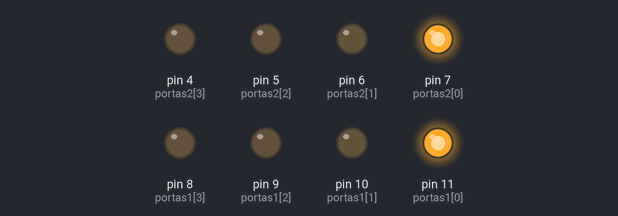
This sketch was run on a simulated Arduino Uno, built with avr-gcc and run on an emulated ATmega328P. Shown: output pins drawn as LEDs (lit = HIGH). What the sketch prints to the serial monitor is not drawn.

Above: at 0.1 s.
At 1.1 s:
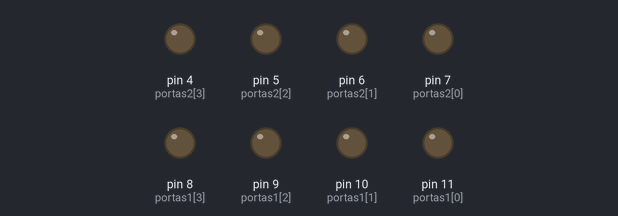
Timing chart, 0 to 2.6 s (numbered marks = the images above):
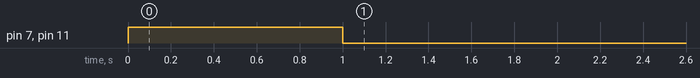

The sketch:

teste_radar_4.ino
```cpp
#include <SoftwareSerial.h>
#include <Arduino.h>

#define um 3
#define alerta 2
//////////////////////////////////////////////////////////////////////////////////////////////////////////////
// variáveis
unsigned char a;
unsigned char b[13];
int dado;
int comtador;

//////////////////////////////////////////////////////////////////////////////////////////////////////////////
// prototipo Funções
SoftwareSerial mySerial(13, 12);
void contaTempo(void);
void Numero(int);
void Radar(void);
bool Manual(void);

byte portas1[] = { 11, 10, 9, 8 };
byte portas2[] = { 7, 6, 5, 4 };
byte num[10][4] = {
  { 0, 0, 0, 0 },
  { 0, 0, 0, 1 },
  { 0, 0, 1, 0 },
  { 0, 0, 1, 1 },
  { 0, 1, 0, 0 },
  { 0, 1, 0, 1 },
  { 0, 1, 1, 0 },
  { 0, 1, 1, 1 },
  { 1, 0, 0, 0 },
  { 1, 0, 0, 1 }
};

//////////////////////////////////////////////////////////////////////////////////////////////////////////////
// Confiruração
void setup() {

  for (int i = 0; i < 4; i++)
    pinMode(portas1[i], OUTPUT);

  for (int j = 0; j < 4; j++)
    pinMode(portas2[j], OUTPUT);
  mySerial.begin(9600);
  Serial.begin(9600);
  Serial.println("Pronto");
  Numero(88);
  digitalWrite(alerta, HIGH);
  //digitalWrite(um, HIGH);
  delay(1000);
  Numero(0);
  digitalWrite(um, LOW);
  digitalWrite(alerta, LOW);
  //[85, 106, 172, 178, 254, 254, 254, 254, 254, 254, 254, 162]
}
//////////////////////////////////////////////////////////////////////////////////////////////////////////////
// Loop Principal
void loop() {

  Numero(0);
  Radar();
  contaTempo();
}
/////////////////////////////////////////////////////////////////////////////////////////
void Numero(int valor) {
  int dezena = valor / 10;
  int unidade = valor % 10;

  for (int i = 0; i < 4; i++) {
    digitalWrite(portas1[i], num[dezena][i]);
    digitalWrite(portas2[i], num[unidade][i]);
  }
}
/////////////////////////////////////////////////////////////////////////////////////////
void Radar(void) {

  while (mySerial.available() >= 12) {  // Verifica se há 12 bytes disponíveis
    byte dados[12];                     // Array para armazenar os dados recebidos
    mySerial.readBytes(dados, 12);      // Lê 12 bytes da porta serial
    if (dado < 254)
      Serial.println(dado);
    for (int i = 0; i < 12; i++) {
      dado = dados[i];  // Converte o byte para inteiro
      if (i == 8) {     // Imprime o sexto elemento do array
        if (dado < 254) {
          dado = dado / 5;
          Serial.println(dado);
          Numero(dado);
          if (dado > 35) {
            digitalWrite(alerta, HIGH);
            Serial.println("auto");
          }
          delay(400);
        }
      }
    }
  }
}
/////////////////////////////////////////////////////////////////////////////////////////
void contaTempo() {
  static unsigned long lastTime1 = 0;
  unsigned long currentTime = millis();  // guarda o tempo atual
  static unsigned long intevaloDeContagem = 4000;

  if ((currentTime - lastTime1) >= intevaloDeContagem) {  // verifica se já passaram 500ms desde a última mudança
    lastTime1 = currentTime;
    comtador++;
    Numero(0);
    digitalWrite(alerta, LOW);
    Serial.println("Zero");
  }
}
```
